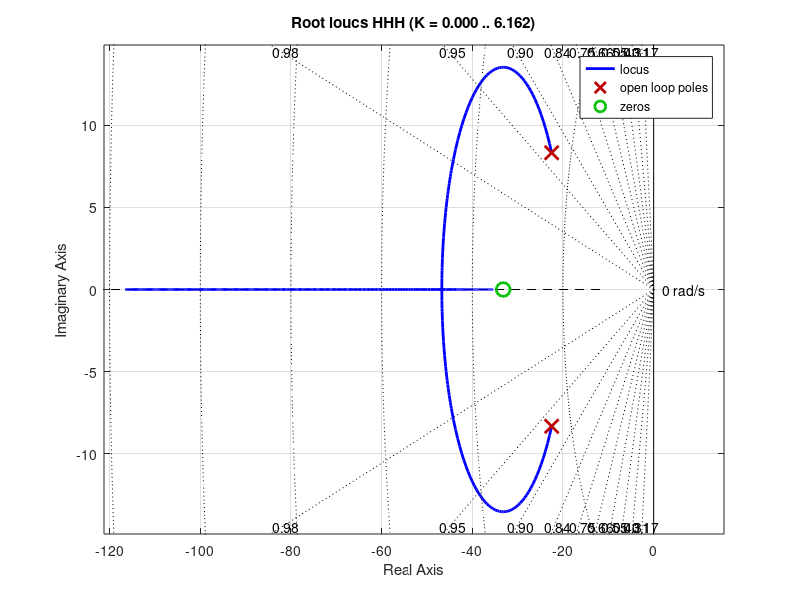

Reproduce this figure in MATLAB.
clc
clear

%found parameter of dc motor from the ekf indentication
a = 27.65; b = 17.35;
z = 1.2*a;
%   Kp = 4; % enter kp here after look at the root locus
kp = 4;


%system1
% num = [kp*b kp*z*b];
% den = [1 (a+kp*b) kp*z*b];
% HH = tf(num,den);
% rlocus(HH)
% sgrid


%system2
num2 = [b z*b];
den2 = [1 (a+b) z*b];
HHH = tf(num2,den2);
rlocus(HHH)
sgrid